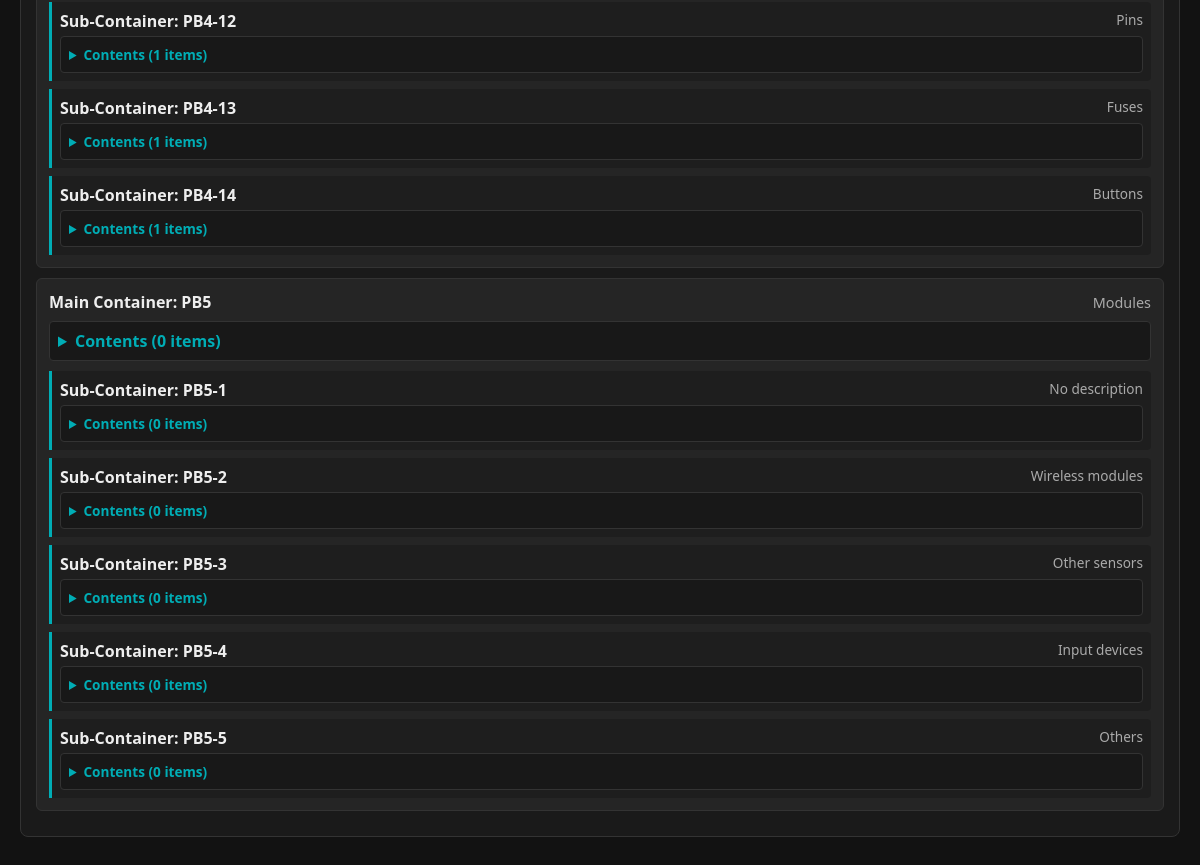
The app's page /containers (lower part), older data.
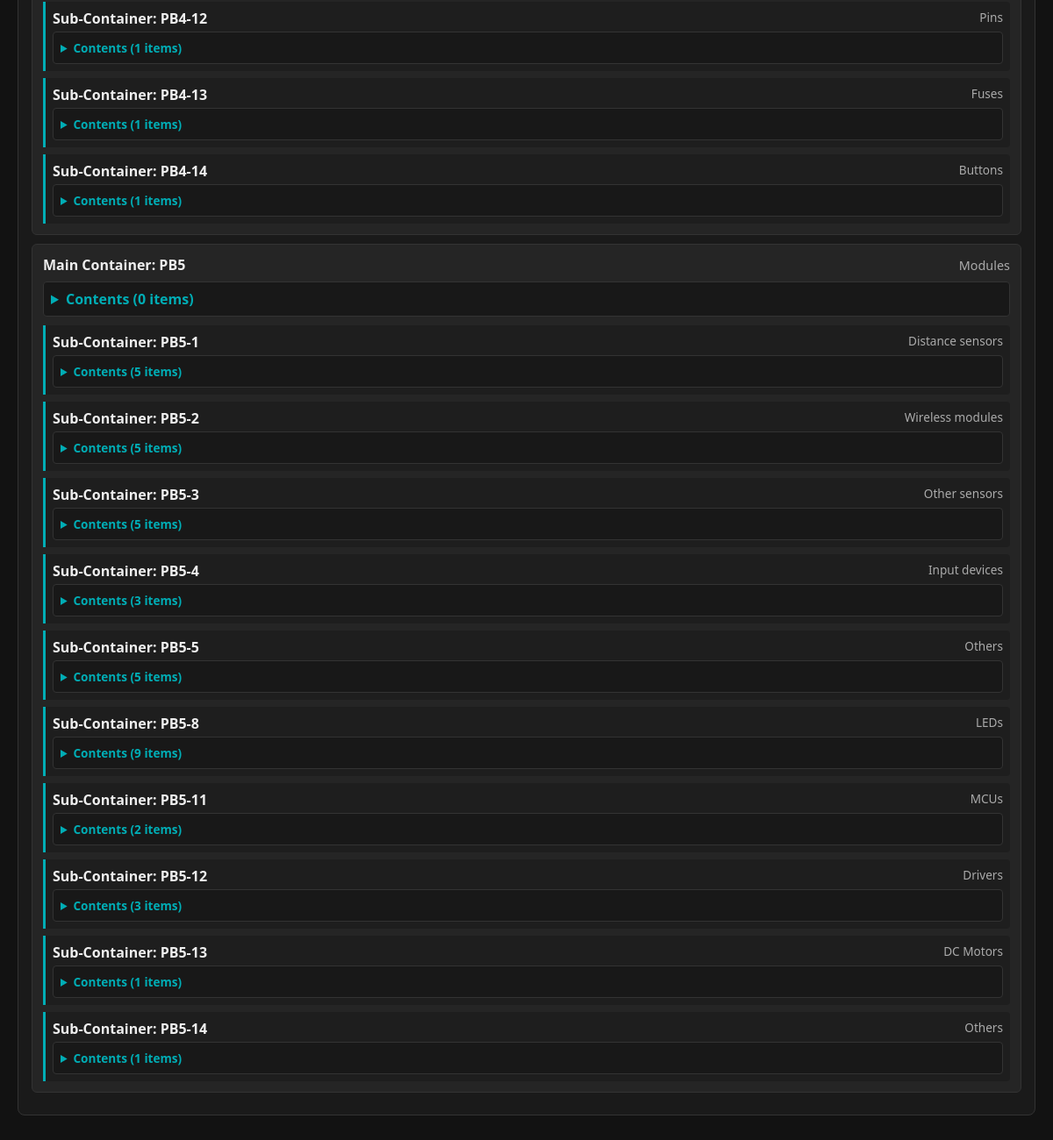
The same page, newer data.
### tables this page shows
CREATE TABLE containers (
            id TEXT PRIMARY KEY,
            type_code TEXT NOT NULL,
            main_num INTEGER NOT NULL,
            sub_num INTEGER,
            description TEXT
        );

### app.py (the view)
@app.get("/containers", response_class=HTMLResponse)
async def manage_containers(request: Request):
    config = load_config()
    db = db_module.get_db()
    containers = db.execute("SELECT * FROM containers ORDER BY type_code ASC, main_num ASC, sub_num ASC").fetchall()
    all_items = db.execute("SELECT id, name, description, quantity, container_id FROM items").fetchall()
    container_items = {}
    for item in all_items:
        c_id = item['container_id']
        if c_id not in container_items:
            container_items[c_id] = []
        container_items[c_id].append(item)
    type_names = {
        "CB": "Cardboard Box",
        "DW": "Drawer Unit",
        "SE": "Shelf / Cabinet",
        "PB": "Plastic Box",
        "OT": "Other Container"
    }
    tree = {}
    for c in containers:
        tc = c['type_code']
        main_n = c['main_num']
        if tc not in tree:
            tree[tc] = {
                "type_name": type_names.get(tc, tc),
                "mains": {}
            }
        if main_n not in tree[tc]["mains"]:
            tree[tc]["mains"][main_n] = {
                "main_container": c if c['sub_num'] is None else {"id": f"{tc}{main_n}", "type_code": tc, "main_num": main_n, "description": ""},
                "sub_containers": []
            }
        if c['sub_num'] is None:
            tree[tc]["mains"][main_n]["main_container"] = c
        else:
            tree[tc]["mains"][main_n]["sub_containers"].append(c)
    db.close()
    return templates.TemplateResponse(
        request=request,
        name="containers.html",
        context={
            "tree": tree,
            "container_items": container_items,
            "mode": config.get("mode")
        }
    )

### templates/containers.html (shortened to what the changed rows need)
<!DOCTYPE html>
<html lang="en">
<head>
</head>
<body>
    {% for type_code, type_data in tree.items() %}
        <div class="type-group">
            {% for main_num, main_data in type_data.mains.items() %}
                <div class="main-box">
                    {% set main_c = main_data.main_container %}
                    {% if mode == 'edit' %}
                        <form method="post" action="/edit-container/{{ main_c.id }}" class="inline-form">
                            <strong>ID: {{ main_c.id }}</strong>
                            <select name="type_code" style="width: 80px;">
                                <option value="CB" {% if main_c.type_code == 'CB' %}selected{% endif %}>CB</option>
                                <option value="DW" {% if main_c.type_code == 'DW' %}selected{% endif %}>DW</option>
                                <option value="SE" {% if main_c.type_code == 'SE' %}selected{% endif %}>SE</option>
                                <option value="PB" {% if main_c.type_code == 'PB' %}selected{% endif %}>PB</option>
                                <option value="OT" {% if main_c.type_code == 'OT' %}selected{% endif %}>OT</option>
                            </select>
                            <input type="number" name="main_num" value="{{ main_c.main_num }}" style="width: 70px;" required>
                            <input type="text" name="description" value="{{ main_c.description or '' }}" placeholder="Description" style="flex: 1;">
                            <button type="submit" class="btn-action">Save</button>
                            <button type="submit" formaction="/delete-container/{{ main_c.id }}" class="btn-danger" onclick="return confirm('Delete this container?')">Delete</button>
                        </form>
                    {% else %}
                        <div style="display: flex; justify-content: space-between; align-items: center;">
                            <strong>Main Container: {{ main_c.id }}</strong>
                            <span style="color: #aaa; font-size: 0.9em;">{{ main_c.description or 'No description' }}</span>
                        </div>
                    {% endif %}
                    <details>
                        <summary>Contents ({{ container_items.get(main_c.id, [])|length }} items)</summary>
                    </details>
                    {% if main_data.sub_containers %}
                        <div style="margin-top: 10px;">
                            {% for sub in main_data.sub_containers %}
                                <div class="sub-container-box">
                                    {% if mode == 'edit' %}
                                        <form method="post" action="/edit-container/{{ sub.id }}" class="inline-form" style="margin: 0;">
                                            <span style="min-width: 60px;"><strong>Sub: {{ sub.id }}</strong></span>
                                            <input type="hidden" name="type_code" value="{{ sub.type_code }}">
                                            <input type="hidden" name="main_num" value="{{ sub.main_num }}">
                                            <input type="number" name="sub_num" value="{{ sub.sub_num }}" style="width: 70px;" required>
                                            <input type="text" name="description" value="{{ sub.description or '' }}" placeholder="Description" style="flex: 1;">
                                            <button type="submit" class="btn-action">Save</button>
                                            <button type="submit" formaction="/delete-container/{{ sub.id }}" class="btn-danger" onclick="return confirm('Delete sub-container?')">Delete</button>
                                        </form>
                                    {% else %}
                                        <div style="display: flex; justify-content: space-between;">
                                            <strong>Sub-Container: {{ sub.id }}</strong>
                                            <span style="color: #aaa; font-size: 0.85em;">{{ sub.description or 'No description' }}</span>
                                        </div>
                                    {% endif %}
                                    <details style="margin-top: 4px;">
                                        <summary style="font-size: 0.85em;">Contents ({{ container_items.get(sub.id, [])|length }} items)</summary>
                                    </details>
                                </div>
                            {% endfor %}
                        </div>
                    {% endif %}
                </div>
            {% endfor %}
        </div>
    {% endfor %}
</body>
</html>

Row changes from the older to the newer data that the page shows:
changed containers "PB5-1": description "No description" → "Distance sensors"; get|length "0" → "5"
computed for containers "PB5-2": get|length "0" → "5"
computed for containers "PB5-3": get|length "0" → "5"
computed for containers "PB5-4": get|length "0" → "3"
computed for containers "PB5-5": get|length "0" → "5"
added containers: id "PB5-8", description "LEDs", get|length "9", shown under "PB5"
added containers: id "PB5-11", description "MCUs", get|length "2", shown under "PB5"
added containers: id "PB5-12", description "Drivers", get|length "3", shown under "PB5"
added containers: id "PB5-13", description "DC Motors", get|length "1", shown under "PB5"
added containers: id "PB5-14", description "Others", get|length "1", shown under "PB5"
